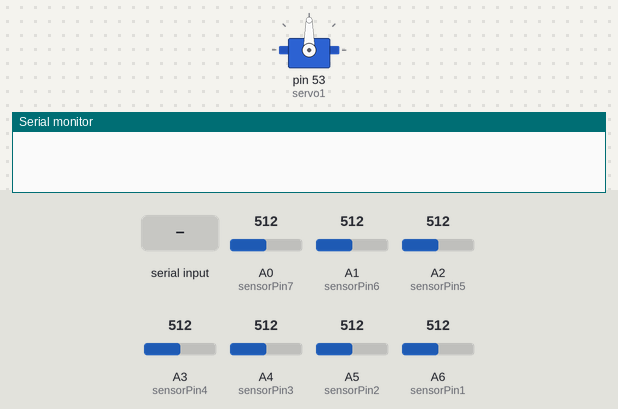
A sketch run on a simulated Arduino Mega 2560, built with avr-gcc and run on an emulated ATmega2560. Shown: servo, the last lines printed to the serial monitor. The test bench sets the inputs (shaded band); at power-on: A0 (sensorPin7) = 512, A1 (sensorPin6) = 512, A2 (sensorPin5) = 512, A3 (sensorPin4) = 512, A4 (sensorPin3) = 512, A5 (sensorPin2) = 512, A6 (sensorPin1) = 512.

Above: at 1.2 s.
1.3 s: "Go\n" received over Serial
At 3.2 s:
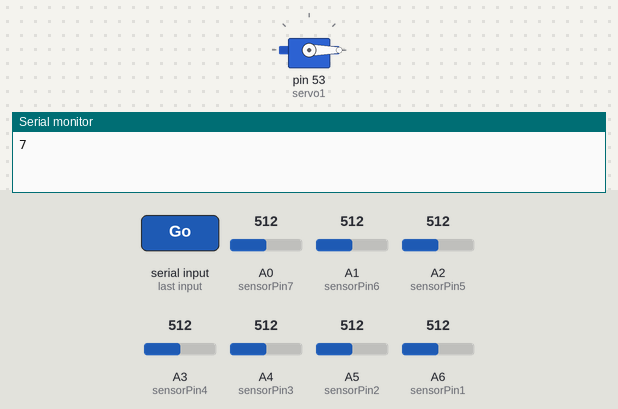
4.3 s: "Stop\n" received over Serial
At 5.0 s:
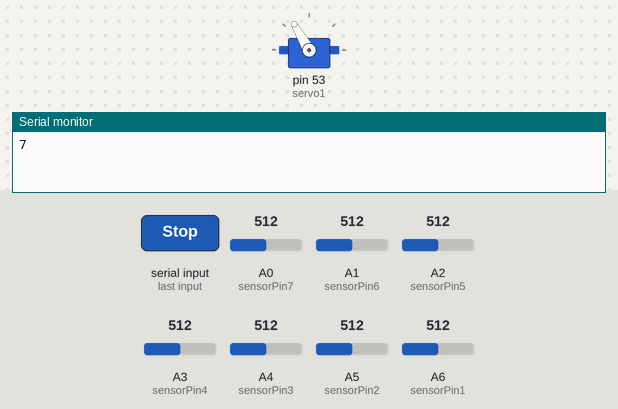
Timing chart, 0 to 7.3 s (numbered marks = the images above; inputs shaded):
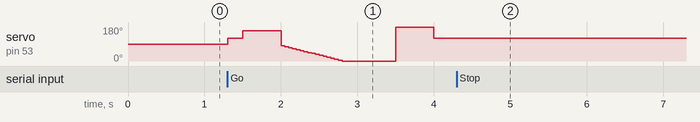

The sketch:

Lichtsensor_def.ino
```cpp
#include <Servo.h>

int sensorPin7 = A0;    //Lichtsensoren
int sensorValue7 = 0;
int sensorPin6 = A1;
int sensorValue6 = 0;
int sensorPin5 = A2;
int sensorValue5 = 0;
int sensorPin4 = A3;
int sensorValue4 = 0;
int sensorPin3 = A4;
int sensorValue3 = 0;
int sensorPin2 = A5;
int sensorValue2 = 0;
int sensorPin1 = A6 ;
int sensorValue1 = 0;

int coinCycleInterval = 3000;                //Interval, in dem Münzen sortiert werden

unsigned long currentMillis = 0;              //speichert die Anzahl Millis() in jedem loop()
unsigned long previousCoinCycleMillis = 0;    //speichert die Zeit, in der zuletzt eine Münze sortiert wurde
int servoMillis = 0;

int input1 = 0;   //Signal vom Lichtsensor, wenn eine Münze durchgeht
int input2 = 0;
int input3 = 0;
int input4 = 0;
int input5 = 0;
int input6 = 0;
int input7 = 0;
int coin1 = 0;    //Im System gelagerte Münzen dieser Art
int coin2 = 0;
int coin3 = 0;
int coin4 = 0;
int coin5 = 0;
int coin6 = 0;
int coin7 = 0;
int c1=1;
int c2=4;
int c3=2;
int c4=3;
int c5=5;
int c6=6;
int c7=7;
int c0=0;

int servoState=0;

int idleCount=0;

boolean coinsCounted = false;

Servo servo1;
int pos = 80;
int turn1 = 0;
int turn2 = 0;
int turn3 = 0;

void setup() {
  Serial.begin(9600);
  servo1.attach(53);                        //Servo
  servo1.write(90);
}

void loop() {
  //Speichert die Zeit in Millisekunden und führt die Funktionen zum Zählen der Münzen aus
  currentMillis = millis();                 //Speichert Zeit in ms

  piSignal();
  if (servoState == 1) {
    servoTurn();
  }
  sensorInputs();                           //Führt die Funktionen aus
  coinCounting();
  if (idleCount == 20){
    servoState = 0;
  }
}

void sensorInputs() {
  sensorValue1 = analogRead(sensorPin1);    //Liest den Input der Lichtsensoren ab
  sensorValue2 = analogRead(sensorPin2);
  sensorValue3 = analogRead(sensorPin3);
  sensorValue4 = analogRead(sensorPin4);
  sensorValue5 = analogRead(sensorPin5);
  sensorValue6 = analogRead(sensorPin6);
  sensorValue7 = analogRead(sensorPin7);


  if (sensorValue1 > 500) {input1++;}       // >500 -> Infrarotsignal unterbrochen -> Münze  geht durch
  if (sensorValue2 > 500) {input2++;}
  if (sensorValue3 > 500) {input3++;}
  if (sensorValue4 > 500) {input4++;}
  if (sensorValue5 > 500) {input5++;}
  if (sensorValue6 > 500) {input6++;}
  if (sensorValue7 > 500) {input7++;}
}

void coinCounting() {
  /*Serial.print(sensorValue1);
  Serial.print(", ");
  Serial.print(sensorValue2);
  Serial.print(", ");
  Serial.print(sensorValue3);
  Serial.print(", ");
  Serial.print(sensorValue4);
  Serial.print(", ");
  Serial.print(sensorValue5);
  Serial.print(", ");
  Serial.print(sensorValue6);
  Serial.print(", ");
  Serial.println(sensorValue7);*/
  if (currentMillis - previousCoinCycleMillis >= coinCycleInterval) { //Nach bestimmter Zeit werden die Münzen wieder gezählt, genau dann, wenn eine neue Münze sortiert wurde
    previousCoinCycleMillis += coinCycleInterval;     //Damit das Zeitintervall wieder stimmt
    servoMillis = 0;
    pos = 80;
    turn1 = 0;
    turn2 = 0;
    turn3 = 0;
    coinsCounted = false;
  }

  if (currentMillis - previousCoinCycleMillis >= 2500 && coinsCounted == false) { //Nach bestimmter Zeit werden die Münzen wieder gezählt, genau dann, wenn eine neue Münze sortiert wurde
    if (input1 > 0) {                                                 //überprüft die letzte Lichtschranke, bei der das Signal unterbrochen wurde und bestimmt so, was für eine Münze in das System sortiert wurde
      if (input2 > 0) {
        if (input3 > 0) {
          if (input4 > 0) {
            if (input5 > 0) {
              if (input6 > 0) {
                if (input7 > 0) {
                  Serial.println(c7);
                  idleCount=0;
                }
                else{
                Serial.println(c6);
                  idleCount=0;
                }
              }
              else{
              Serial.println(c5);
              idleCount=0;
            }
            }
            else{
            Serial.println(c4);
            idleCount=0;
          }
          }
          else{
          Serial.println(c3);
          idleCount=0;
        }
        }
        else{
        Serial.println(c2);
        idleCount=0;
      }
      }
      else{
      Serial.println(c1);
      idleCount=0;
    }
    }
    else{
    Serial.println(c0);
    idleCount++;
  }

  input1 = 0;
  input2 = 0;
  input3 = 0;
  input4 = 0;
  input5 = 0;
  input6 = 0;
  input7 = 0;

  coinsCounted = true;
  }

//Serial.println("x");
}

void piSignal() {                      //nimmt Signal von PI auf
  if (Serial.available() > 0) {
    String data = Serial.readStringUntil('\n');
    if (data == "Go") {
      servoState = 1;
    }
    if (data == "Stop") {
      servoState = 0;
    }
  }
}


void servoTurn() {   //eine Drehung des Servos
  if (currentMillis - previousCoinCycleMillis >= 500 && turn1 == 0){
    servo1.write(180);
    turn1++;
  }
  if (currentMillis - previousCoinCycleMillis >=1000 && turn2 == 0){
    servo1.write(120);
    turn2++;
  }
  if (currentMillis - previousCoinCycleMillis >1500 && turn3 == 0){
    servo1.write(160);
    turn3++;
  }
  if (currentMillis - previousCoinCycleMillis >= 2000 + servoMillis){
    servo1.write(pos);
    pos = pos - 5;
    servoMillis = servoMillis + 50;
  }
    /*
    delay(1000);
    servo1.write(180);
    delay(500);
    servo1.write(120);
    delay(500);
    servo1.write(160);
    delay(250);
    for(pos=80; pos>=5;pos=pos-5){
      servo1.write(pos);
      delay(50);
    }*/
}


//Schaltung:
//D und E zu -
//+ bei D zu 10K Widerstand von + -> Kabel zu A0 (steckt bei tieferer Zahl)
//+ bei E zu 220 Widerstand von + (verbrennt sonst) (steckt bei höherer Zahl)
```

Measured:
- after the input at 4.3 s, servo on pin 53 (servo1): stops changing and stays 120°
